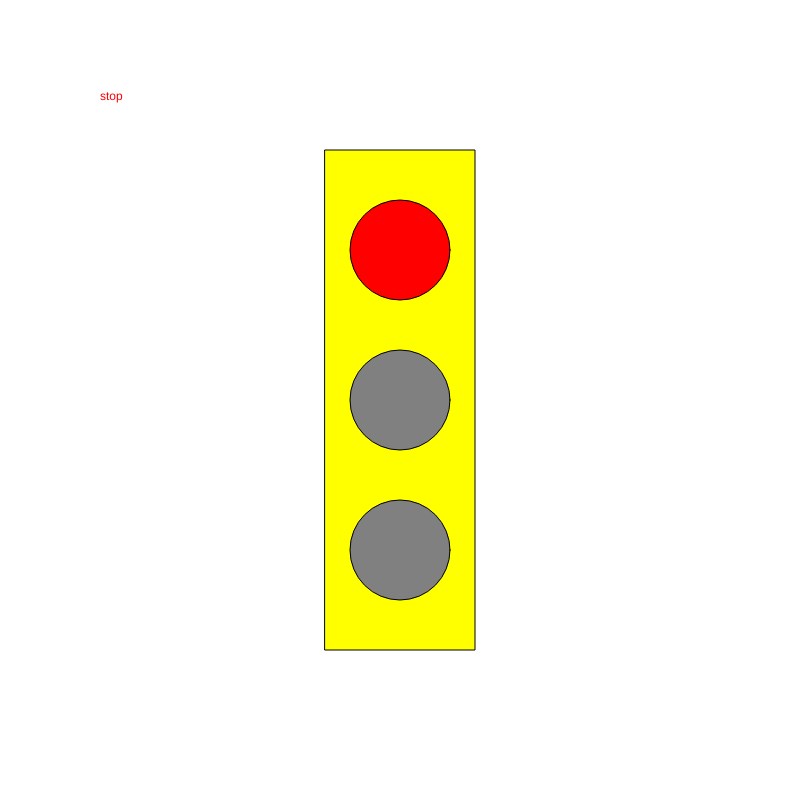
Frame 1 (no input)
Frame 60 (no input): identical to frame 1, image omitted
Frame 120 (the mouse pressed at the canvas centre since frame 60): identical to frame 1, image omitted

The p5.js sketch that drew this single still picture (run headless with seeded random() and noise() and a simulated clock; from frame 60 on, the mouse is pressed at the canvas centre):

// p5.js sketch
// ── sketch.js
let myState=0;
let myTimer=0;
function setup() {
  createCanvas(800,800);
  rectMode(CENTER);
  ellipseMode(CENTER);
  // put setup code here
}

function draw() {
  // put drawing code here
  background(255);
  fill('yellow');
  rect(width/2, height/2,150,500);

  switch (myState) {
    case 0:
    fill("red");
    ellipse(width/2,height/2-150,100,100);
    text("stop",100,100);

    fill("grey");
    ellipse(width/2,height/2,100,100);
    ellipse(width/2,height/2+150,100,100);
    myTimer++;
    if(myTimer >=200){
      myState=1;
      myTimer=0;}
    break;

    case 1:
    fill("yellow");
    ellipse(width/2,height/2,100,100);
    text("wait",100,100);

    fill("grey");
    ellipse(width/2,height/2+150,100,100);
    ellipse(width/2,height/2-150,100,100);
    myTimer++;
    if(myTimer >=200){
      myState=2;
      myTimer=0;}
    break;

    case 2:
    fill("green");
    ellipse(width/2,height/2+150,100,100);
    text("go!",100,100);

    fill("grey");
    ellipse(width/2,height/2,100,100);
    ellipse(width/2,height/2-150,100,100);
    myTimer++;
    if(myTimer >=200){
      myState=0;
      myTimer=0;}
    break;


  }
}
